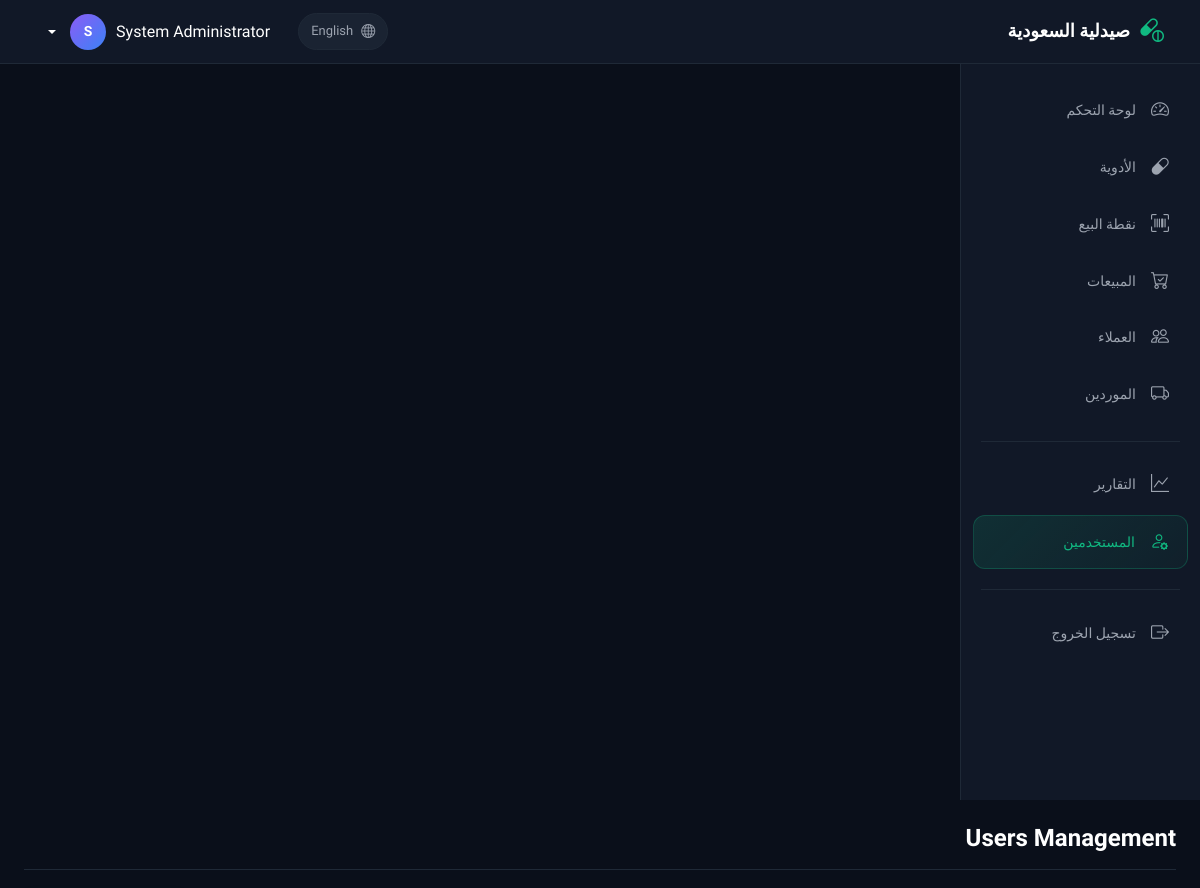
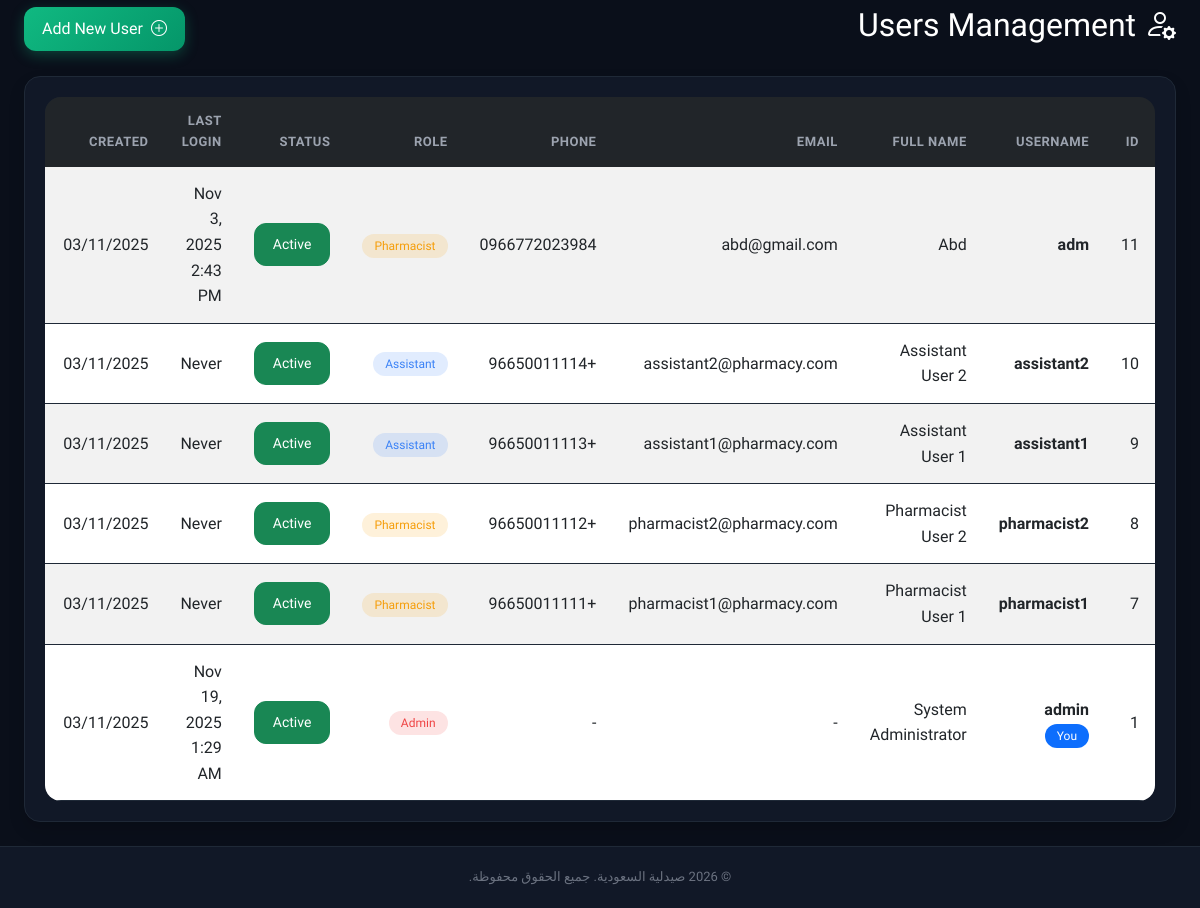
The app's page /modules/users/index.php (signed in) with its own data (2 pictures, top to bottom).
### tables this page shows
CREATE TABLE `users` (
  `user_id` int(11) NOT NULL,
  `username` varchar(50) NOT NULL,
  `password` varchar(255) NOT NULL,
  `full_name` varchar(100) NOT NULL,
  `email` varchar(100) DEFAULT NULL,
  `role` enum('admin','pharmacist','assistant') DEFAULT 'assistant',
  `is_active` tinyint(1) DEFAULT 1,
  `created_at` timestamp NOT NULL DEFAULT current_timestamp(),
  `phone` varchar(20) DEFAULT NULL,
  `last_login` timestamp NULL DEFAULT NULL,
  `updated_at` timestamp NOT NULL DEFAULT current_timestamp() ON UPDATE current_timestamp()
);

### includes/functions.php (called while the page is built, shortened)
<?php
function formatDate($date, $format = 'd/m/Y')
{
    return date($format, strtotime($date));
}

### modules/users/index.php (the view, shortened to what this page needs)
<?php
$root_path = dirname(dirname(dirname(__FILE__)));
require_once $root_path . '/includes/functions.php';
$database = new Database();
$db = $database->getConnection();
try {
    $check_columns = "SHOW COLUMNS FROM users";
    $stmt = $db->prepare($check_columns);
    $stmt->execute();
    $columns = $stmt->fetchAll(PDO::FETCH_COLUMN);
    $has_phone = in_array('phone', $columns);
    $has_last_login = in_array('last_login', $columns);
} catch (Exception $e) {
    $has_phone = false;
    $has_last_login = false;
}
$select_fields = ["user_id", "username", "full_name", "email", "role", "is_active", "created_at"];
if ($has_phone) $select_fields[] = "phone";
if ($has_last_login) $select_fields[] = "last_login";
$query = "SELECT " . implode(", ", $select_fields) . " FROM users ORDER BY user_id DESC";
$stmt = $db->prepare($query);
$stmt->execute();
$users = $stmt->fetchAll(PDO::FETCH_ASSOC);
?>
<?php include '../../includes/header.php'; ?>
<div class="d-flex justify-content-between align-items-center mb-4">
    <h2><i class="bi bi-person-gear"></i> Users Management</h2>
    <div>
        <a href="add.php" class="btn btn-primary">
            <i class="bi bi-plus-circle"></i> Add New User
        </a>
    </div>
</div>
<div class="card shadow">
    <div class="card-body">
        <div class="table-responsive">
            <table class="table table-striped table-hover">
                <thead class="table-dark">
                    <tr>
                        <th>ID</th>
                        <th>Username</th>
                        <th>Full Name</th>
                        <th>Email</th>
                        <?php if ($has_phone): ?>
                            <th>Phone</th>
                        <?php endif; ?>
                        <th>Role</th>
                        <th>Status</th>
                        <?php if ($has_last_login): ?>
                            <th>Last Login</th>
                        <?php endif; ?>
                        <th>Created</th>
                        <th>Actions</th>
                    </tr>
                </thead>
                <tbody>
                    <?php if (empty($users)): ?>
                        <tr>
                            <td colspan="<?php echo 5 + ($has_phone ? 1 : 0) + ($has_last_login ? 1 : 0) + 2; ?>" class="text-center text-muted py-4">
                                <i class="bi bi-person-gear display-4 d-block mb-2"></i>
                                No users found. <a href="add.php">Add your first user</a>.
                            </td>
                        </tr>
                    <?php else: ?>
                        <?php foreach ($users as $user): ?>
                            <tr>
                                <td><?php echo $user['user_id']; ?></td>
                                <td>
                                    <strong><?php echo $user['username']; ?></strong>
                                    <?php if ($user['user_id'] == $_SESSION['user_id']): ?>
                                        <span class="badge bg-primary">You</span>
                                    <?php endif; ?>
                                </td>
                                <td><?php echo $user['full_name']; ?></td>
                                <td><?php echo $user['email'] ?: '-'; ?></td>
                                <?php if ($has_phone): ?>
                                    <td><?php echo $user['phone'] ?: '-'; ?></td>
                                <?php endif; ?>
                                <td>
                                    <span class="badge bg-<?php echo $user['role'] == 'admin' ? 'danger' : ($user['role'] == 'pharmacist' ? 'warning' : 'info'); ?>">
                                        <?php echo ucfirst($user['role']); ?>
                                    </span>
                                </td>
                                <td>
                                    <form method="POST" class="d-inline">
                                        <button type="submit" name="toggle_status"
                                            class="btn btn-sm <?php echo $user['is_active'] ? 'btn-success' : 'btn-secondary'; ?>">
                                            <?php echo $user['is_active'] ? 'Active' : 'Inactive'; ?>
                                        </button>
                                    </form>
                                </td>
                                <?php if ($has_last_login): ?>
                                    <td>
                                        <?php echo $user['last_login'] ? formatDate($user['last_login'], 'M j, Y g:i A') : 'Never'; ?>
                                    </td>
                                <?php endif; ?>
                                <td><?php echo formatDate($user['created_at']); ?></td>
                                <td>
                                </td>
                            </tr>
                        <?php endforeach; ?>
                    <?php endif; ?>
                </tbody>
            </table>
        </div>
    </div>
</div>
<?php include '../../includes/footer.php'; ?>

### assets/css/style.css (style rules this page uses)
:root { --bg-primary: #0a0f1a; --bg-secondary: #111827; --bg-tertiary: #1a2332; --bg-hover: #242d3d; --border-color: #1f2937; --border-light: #374151; --text-primary: #ffffff; --text-secondary: #9ca3af; --text-muted: #6b7280; --accent-green: #10b981; --accent-green-hover: #059669; --accent-blue: #3b82f6; --accent-yellow: #f59e0b; --accent-red: #ef4444; --accent-purple: #8b5cf6; --sidebar-width: 240px; --navbar-height: 64px; --radius-sm: 8px; --radius-md: 12px; --radius-lg: 16px; --shadow-sm: 0 1px 2px rgba(0, 0, 0, 0.3); --shadow-md: 0 4px 12px rgba(0, 0, 0, 0.3); --shadow-lg: 0 10px 30px rgba(0, 0, 0, 0.4); }
* { margin: 0; padding: 0; box-sizing: border-box; }
body { font-family: 'Tajawal', -apple-system, BlinkMacSystemFont, 'Segoe UI', sans-serif; background: var(--bg-primary); color: var(--text-primary); min-height: 100vh; line-height: 1.6; }
a { color: var(--accent-blue); text-decoration: none; transition: color 0.2s; }
.card { background: var(--bg-secondary); border: 1px solid var(--border-color); border-radius: var(--radius-lg); box-shadow: var(--shadow-sm); overflow: hidden; }
.card-body { padding: 20px; }
.btn { border-radius: var(--radius-md); font-weight: 500; padding: 10px 18px; transition: all 0.2s; display: inline-flex; align-items: center; gap: 8px; }
.btn-primary { background: linear-gradient(135deg, var(--accent-green), var(--accent-green-hover)); border: none; color: white; box-shadow: 0 4px 14px rgba(16, 185, 129, 0.3); }
.table { color: var(--text-primary); margin: 0; }
.table thead { background: linear-gradient(90deg, var(--bg-tertiary), var(--bg-secondary)); }
.table thead th { font-weight: 600; font-size: 13px; color: var(--text-secondary); text-transform: uppercase; letter-spacing: 0.5px; padding: 14px 16px; border: none; }
.table tbody td { padding: 14px 16px; border-bottom: 1px solid var(--border-color); vertical-align: middle; }
.table-responsive { border-radius: var(--radius-lg); overflow: hidden; }
.badge { padding: 6px 12px; border-radius: 20px; font-weight: 500; font-size: 12px; }
.badge.bg-warning, .bg-warning { background: rgba(245, 158, 11, 0.15) !important; color: var(--accent-yellow) !important; }
.badge.bg-danger, .bg-danger { background: rgba(239, 68, 68, 0.15) !important; color: var(--accent-red) !important; }
.badge.bg-info, .bg-info { background: rgba(59, 130, 246, 0.15) !important; color: var(--accent-blue) !important; }

### records on screen
users: user_id "11", username "adm", full_name "Abd", email "abd@gmail.com", phone "0966772023984", role "Pharmacist", is_active "Active", last_login "Nov 3, 2025 2:43 PM", created_at "03/11/2025"
users: user_id "10", username "assistant2", full_name "Assistant User 2", email "assistant2@pharmacy.com", phone "+96650011114", role "Assistant", is_active "Active", shows "Never", created_at "03/11/2025"
users: user_id "9", username "assistant1", full_name "Assistant User 1", email "assistant1@pharmacy.com", phone "+96650011113", role "Assistant", is_active "Active", shows "Never", created_at "03/11/2025"
users: user_id "8", username "pharmacist2", full_name "Pharmacist User 2", email "pharmacist2@pharmacy.com", phone "+96650011112", role "Pharmacist", is_active "Active", shows "Never", created_at "03/11/2025"
users: user_id "7", username "pharmacist1", full_name "Pharmacist User 1", email "pharmacist1@pharmacy.com", phone "+96650011111", role "Pharmacist", is_active "Active", shows "Never", created_at "03/11/2025"
users: user_id "1", username "admin", shows "You", full_name "System Administrator", email "-", phone "-", role "Admin", is_active "Active", last_login "Nov 19, 2025 1:29 AM", created_at "03/11/2025"

### other values on screen
__('site_name') "صيدلية السعودية"
$other_lang_name "English"
$user_full_name "System Administrator"
mb_substr($user_full_name, 0, 1) "S"
__('nav_dashboard') "لوحة التحكم"
__('nav_medicines') "الأدوية"
__('nav_pos') "نقطة البيع"
__('nav_sales') "المبيعات"
__('nav_customers') "العملاء"
__('nav_suppliers') "الموردين"
__('nav_reports') "التقارير"
__('nav_users') "المستخدمين"
__('logout') "تسجيل الخروج"
$page_title "Users Management"
__('all_rights_reserved') "جميع الحقوق محفوظة"
